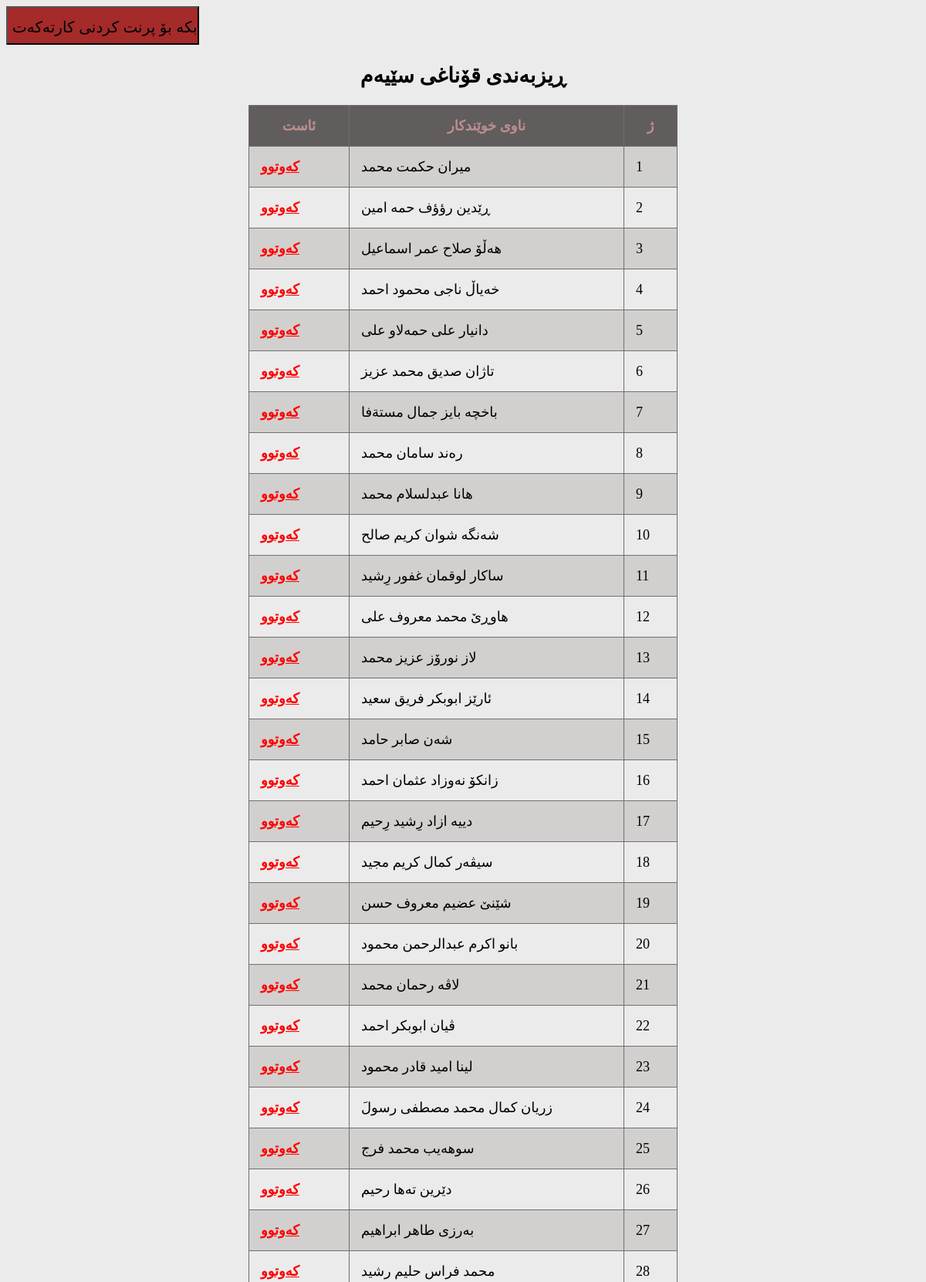
/PublicationSite/onlinegrades/reezbandi3.php (upper part), run on the app's committed database.
### tables this page shows
CREATE TABLE `thirdstage` (
  `id` varchar(10) NOT NULL,
  `name` varchar(80) DEFAULT NULL,
  `Conservative Dentistry` varchar(50) DEFAULT NULL,
  `Prosthodontics` varchar(50) DEFAULT NULL,
  `Oral Surgery` varchar(50) DEFAULT NULL,
  `Pharmacology` varchar(50) DEFAULT NULL,
  `General Surgery` varchar(50) DEFAULT NULL,
  `General Pathology` varchar(50) DEFAULT NULL,
  `General Medicine` varchar(50) DEFAULT NULL,
  `Community Medicine` varchar(50) DEFAULT NULL
);

### PublicationSite/onlinegrades/reezbandi3.php (the view, shortened to what this page needs)
<!doctype html>
<html>
<head>
</head>
<body bgcolor="#EBEBEB">
<?php
$conn=mysqli_connect("localhost","root","","test");
mysqli_set_charset($conn,'utf8');
?>
     <?php
		$sql1="select id,((`Conservative Dentistry`*2)+(`Prosthodontics`*2)+(`Oral Surgery`*2)+(`Pharmacology`*2)+(`General Surgery`*2)+(`General Pathology`*2)+(`General Medicine`*2)
		+(`Community Medicine`*2))/8 as 'a',name from thirdstage order by a DESC";
		$result1=mysqli_query($conn,$sql1) or die(mysqli_error($conn));
?>
<div class="noprint">
<form  method="post" action="phptest.php">
<input type="button"  value="کلیك بکه بۆ پرنت کردنی کارته‌‌که‌ت" onClick="forprint()" style="height: 50px; width: 250px; text-emphasis-color:black; background-color:brown; font-family: Gotham, 'Helvetica Neue', Helvetica, Arial, 'sans-serif'; font-size: 15pt">
</form>
</div>
<p style="text-align: center; font-size: 24px; font-weight: bold;">
  <h2>
	  <h2><div align="center"> ڕیزبه‌ندی قۆناغی سێیه‌م </div></h2>
</p>
<table align="center">
  <thead>
      <tr>
        <td width="99">ئاست</td>
        <td width="325">ناوی خوێندکار</td>
        <td width="38">ژ</td>
      </tr>
    </thead>
    <tbody>
     <?php
		$count=1;
	while($row1=mysqli_fetch_row($result1)){
		?>
      <tr>
       <td>			 <?php
				 if((round($row1[1],1)<=100) and (round($row1[1],1)>=90)){echo "نایاب";}
				 elseif((round($row1[1],1)<=89) and (round($row1[1],1)>=80)){echo "زۆر باش";}
				 elseif((round($row1[1],1)<=79) and (round($row1[1],1)>=70)){echo "باش";}
				 elseif((round($row1[1],1)<=69) and (round($row1[1],1)>=60)){echo "ناوه‌ند";}
				 elseif((round($row1[1],1)<=59) and (round($row1[1],1)>=50)){echo "په‌سه‌ند";}
				 elseif($row1[1]=="nill"){echo "";}
				 else {echo "<b><font color='red'><u>که‌وتوو</u></font></b>";}
			?>
       </td>
        <td><?=$row1[2];?></td>
        <td><?=$count++;?></td>
		</tr>
      <?php
	}
		?>
   </tbody>
  </table>
</body>
</html>

### PublicationSite/onlinegrades/reezbandi3.php (style rules this page uses)
html { font-family: dejavusanscondensed; font-size: 18px; }
td { border: 1px solid #726E6D; padding: 15px; }
thead { font-weight:bold; text-align:center; background: #625D5D; color:rosybrown; }
table { border-collapse: collapse; }
tbody >tr:nth-child(odd) { background: #D1D0CE; }

### data on the page
thirdstage: name "میران حکمت محمد"
thirdstage: name "ڕێدین رؤؤف حمه‌ امين"
thirdstage: name "هه‌ڵۆ صلاح عمر اسماعيل"
thirdstage: name "خه‌یاڵ ناجى محمود احمد"
thirdstage: name "دانيار على حمه‌لاو على"
thirdstage: name "تاژان صديق محمد عزيز"
thirdstage: name "باخچه بايز جمال مستةفا"
thirdstage: name "ره‌ند سامان محمد"
thirdstage: name "هانا عبدلسلام محمد"
thirdstage: name "شه‌نگه شوان كريم صالح"
thirdstage: name "ساكار لوقمان غفور رِشيد"
thirdstage: name "هاوڕێ محمد معروف على"
thirdstage: name "لاز نورۆز عزيز محمد"
thirdstage: name "ئارێز ابوبكر فريق سعيد"
thirdstage: name "شه‌ن صابر حامد"
thirdstage: name "زانكۆ نه‌وزاد عثمان احمد"
thirdstage: name "دييه ازاد رِشيد رِحيم"
thirdstage: name "سيڤه‌ر كمال كريم مجيد"
thirdstage: name "شێنێ عضيم معروف حسن"
thirdstage: name "بانو اكرم عبدالرحمن محمود"
thirdstage: name "لاڤه رحمان محمد"
thirdstage: name "ڤيان ابوبكر احمد"
thirdstage: name "لينا اميد قادر محمود"
thirdstage: name "زريان كمال محمد مصطفى رسولَ"
thirdstage: name "سوهه‌يب محمد فرج"
thirdstage: name "دێرين ته‌ها رحيم"
thirdstage: name "به‌رزى طاهر ابراهيم"
thirdstage: name "محمد فراس حليم رشيد"
